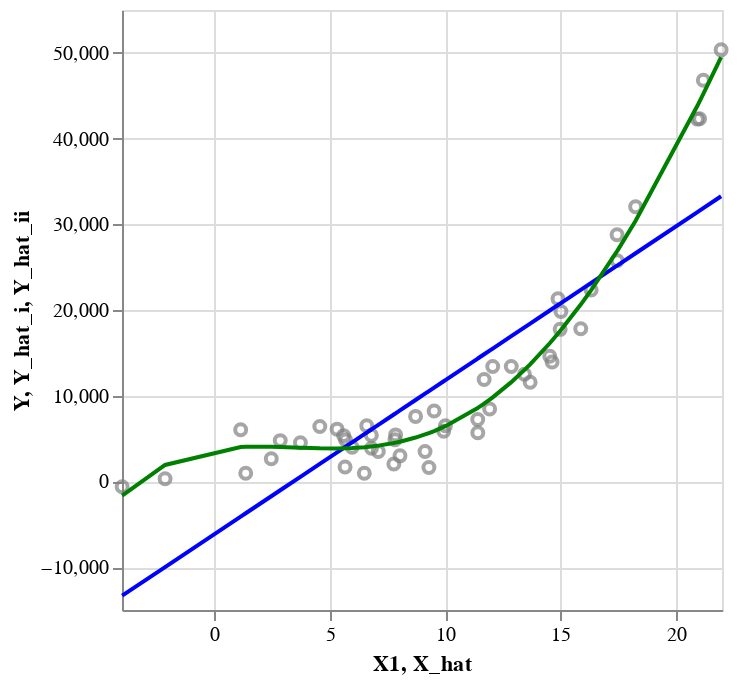

The cell this chart's notebook holds for it:
### Code cell
# Plot data and two fitted models. Select fitted models by updating 'n_i' and 'n_ii'.
f_plot_data_and_two_models(df_data = df_data1, df_results = df_results1, n_i = 1, n_ii = 4, b_split = False)

### Figure 1 — Vega-Lite specification as saved in the notebook (floating-point values rounded to 4 significant figures)
{"config": {"view": {"continuousWidth": 300, "continuousHeight": 300}}, "layer": [{"data": {"name": "data-46e14b6309a130373c80e3aa8d29558b"}, "mark": {"type": "point", "color": "grey"}, "encoding": {"x": {"field": "X1", "type": "quantitative"}, "y": {"field": "Y", "type": "quantitative"}}}, {"data": {"name": "data-4130e94920457effdef86a7b0a0f38ff"}, "mark": {"type": "line", "color": "blue"}, "encoding": {"x": {"field": "X_hat", "type": "quantitative"}, "y": {"field": "Y_hat_i", "type": "quantitative"}}}, {"data": {"name": "data-4130e94920457effdef86a7b0a0f38ff"}, "mark": {"type": "line", "color": "green"}, "encoding": {"x": {"field": "X_hat", "type": "quantitative"}, "y": {"field": "Y_hat_ii", "type": "quantitative"}}}], "$schema": "https://vega.github.io/schema/vega-lite/v5.8.0.json", "datasets": {"data-46e14b6309a130373c80e3aa8d29558b": [{"Y": -615.8, "X1": -3.993}, {"Y": 315.7, "X1": -2.133}, {"Y": 6035.0, "X1": 1.142}, {"Y": 955.2, "X1": 1.362}, {"Y": 2653.0, "X1": 2.469}, {"Y": 4761.0, "X1": 2.857}, {"Y": 4506.0, "X1": 3.731}, {"Y": 6400.0, "X1": 4.572}, {"Y": 6098.0, "X1": 5.321}, {"Y": 5346.0, "X1": 5.602}, {"Y": 1686.0, "X1": 5.666}, {"Y": 4831.0, "X1": 5.691}, {"Y": 3987.0, "X1": 5.973}, {"Y": 958.4, "X1": 6.501}, {"Y": 6501.0, "X1": 6.606}, {"Y": 5393.0, "X1": 6.805}, {"Y": 3873.0, "X1": 6.811}, {"Y": 3496.0, "X1": 7.107}, {"Y": 2038.0, "X1": 7.78}, {"Y": 4871.0, "X1": 7.828}, {"Y": 5431.0, "X1": 7.855}, {"Y": 2985.0, "X1": 8.046}, {"Y": 7586.0, "X1": 8.722}, {"Y": 3492.0, "X1": 9.132}, {"Y": 1626.0, "X1": 9.3}, {"Y": 8215.0, "X1": 9.526}, {"Y": 5846.0, "X1": 9.941}, {"Y": 6497.0, "X1": 10.01}, {"Y": 7217.0, "X1": 11.41}, {"Y": 5686.0, "X1": 11.42}, {"Y": 11900.0, "X1": 11.69}, {"Y": 8459.0, "X1": 11.93}, {"Y": 13420.0, "X1": 12.06}, {"Y": 13400.0, "X1": 12.87}, {"Y": 12500.0, "X1": 13.44}, {"Y": 11580.0, "X1": 13.69}, {"Y": 14600.0, "X1": 14.54}, {"Y": 13940.0, "X1": 14.64}, {"Y": 21300.0, "X1": 14.89}, {"Y": 17740.0, "X1": 14.99}, {"Y": 19820.0, "X1": 15.02}, {"Y": 17810.0, "X1": 15.88}, {"Y": 22320.0, "X1": 16.33}, {"Y": 28770.0, "X1": 17.45}, {"Y": 25760.0, "X1": 17.46}, {"Y": 32050.0, "X1": 18.26}, {"Y": 42270.0, "X1": 20.93}, {"Y": 42300.0, "X1": 21.03}, {"Y": 46800.0, "X1": 21.19}, {"Y": 50350.0, "X1": 21.96}], "data-4130e94920457effdef86a7b0a0f38ff": [{"X_hat": -3.993, "Y_hat_i": -13330.0, "Y_hat_ii": -1659.0}, {"X_hat": -2.133, "Y_hat_i": -9990.0, "Y_hat_ii": 1923.0}, {"X_hat": 1.142, "Y_hat_i": -4108.0, "Y_hat_ii": 4010.0}, {"X_hat": 1.362, "Y_hat_i": -3714.0, "Y_hat_ii": 4032.0}, {"X_hat": 2.469, "Y_hat_i": -1727.0, "Y_hat_ii": 4036.0}, {"X_hat": 2.857, "Y_hat_i": -1030.0, "Y_hat_ii": 4007.0}, {"X_hat": 3.731, "Y_hat_i": 539.4, "Y_hat_ii": 3924.0}, {"X_hat": 4.572, "Y_hat_i": 2050.0, "Y_hat_ii": 3859.0}, {"X_hat": 5.321, "Y_hat_i": 3395.0, "Y_hat_ii": 3849.0}, {"X_hat": 5.602, "Y_hat_i": 3900.0, "Y_hat_ii": 3864.0}, {"X_hat": 5.666, "Y_hat_i": 4015.0, "Y_hat_ii": 3869.0}, {"X_hat": 5.691, "Y_hat_i": 4060.0, "Y_hat_ii": 3871.0}, {"X_hat": 5.973, "Y_hat_i": 4566.0, "Y_hat_ii": 3901.0}, {"X_hat": 6.501, "Y_hat_i": 5513.0, "Y_hat_ii": 3997.0}, {"X_hat": 6.606, "Y_hat_i": 5702.0, "Y_hat_ii": 4022.0}, {"X_hat": 6.805, "Y_hat_i": 6060.0, "Y_hat_ii": 4078.0}, {"X_hat": 6.811, "Y_hat_i": 6071.0, "Y_hat_ii": 4079.0}, {"X_hat": 7.107, "Y_hat_i": 6602.0, "Y_hat_ii": 4178.0}, {"X_hat": 7.78, "Y_hat_i": 7810.0, "Y_hat_ii": 4483.0}, {"X_hat": 7.828, "Y_hat_i": 7897.0, "Y_hat_ii": 4509.0}, {"X_hat": 7.855, "Y_hat_i": 7946.0, "Y_hat_ii": 4524.0}, {"X_hat": 8.046, "Y_hat_i": 8287.0, "Y_hat_ii": 4636.0}, {"X_hat": 8.722, "Y_hat_i": 9501.0, "Y_hat_ii": 5118.0}, {"X_hat": 9.132, "Y_hat_i": 10240.0, "Y_hat_ii": 5480.0}, {"X_hat": 9.3, "Y_hat_i": 10540.0, "Y_hat_ii": 5644.0}, {"X_hat": 9.526, "Y_hat_i": 10950.0, "Y_hat_ii": 5880.0}, {"X_hat": 9.941, "Y_hat_i": 11690.0, "Y_hat_ii": 6358.0}, {"X_hat": 10.01, "Y_hat_i": 11820.0, "Y_hat_ii": 6449.0}, {"X_hat": 11.41, "Y_hat_i": 14340.0, "Y_hat_ii": 8567.0}, {"X_hat": 11.42, "Y_hat_i": 14340.0, "Y_hat_ii": 8573.0}, {"X_hat": 11.69, "Y_hat_i": 14840.0, "Y_hat_ii": 9078.0}, {"X_hat": 11.93, "Y_hat_i": 15260.0, "Y_hat_ii": 9539.0}, {"X_hat": 12.06, "Y_hat_i": 15500.0, "Y_hat_ii": 9809.0}, {"X_hat": 12.87, "Y_hat_i": 16950.0, "Y_hat_ii": 11580.0}, {"X_hat": 13.44, "Y_hat_i": 17970.0, "Y_hat_ii": 13010.0}, {"X_hat": 13.69, "Y_hat_i": 18420.0, "Y_hat_ii": 13660.0}, {"X_hat": 14.54, "Y_hat_i": 19940.0, "Y_hat_ii": 16120.0}, {"X_hat": 14.64, "Y_hat_i": 20120.0, "Y_hat_ii": 16440.0}, {"X_hat": 14.89, "Y_hat_i": 20580.0, "Y_hat_ii": 17250.0}, {"X_hat": 14.99, "Y_hat_i": 20750.0, "Y_hat_ii": 17550.0}, {"X_hat": 15.02, "Y_hat_i": 20810.0, "Y_hat_ii": 17660.0}, {"X_hat": 15.88, "Y_hat_i": 22350.0, "Y_hat_ii": 20630.0}, {"X_hat": 16.33, "Y_hat_i": 23160.0, "Y_hat_ii": 22310.0}, {"X_hat": 17.45, "Y_hat_i": 25180.0, "Y_hat_ii": 26860.0}, {"X_hat": 17.46, "Y_hat_i": 25190.0, "Y_hat_ii": 26880.0}, {"X_hat": 18.26, "Y_hat_i": 26620.0, "Y_hat_ii": 30410.0}, {"X_hat": 20.93, "Y_hat_i": 31430.0, "Y_hat_ii": 43830.0}, {"X_hat": 21.03, "Y_hat_i": 31600.0, "Y_hat_ii": 44350.0}, {"X_hat": 21.19, "Y_hat_i": 31890.0, "Y_hat_ii": 45220.0}, {"X_hat": 21.96, "Y_hat_i": 33270.0, "Y_hat_ii": 49510.0}]}}
